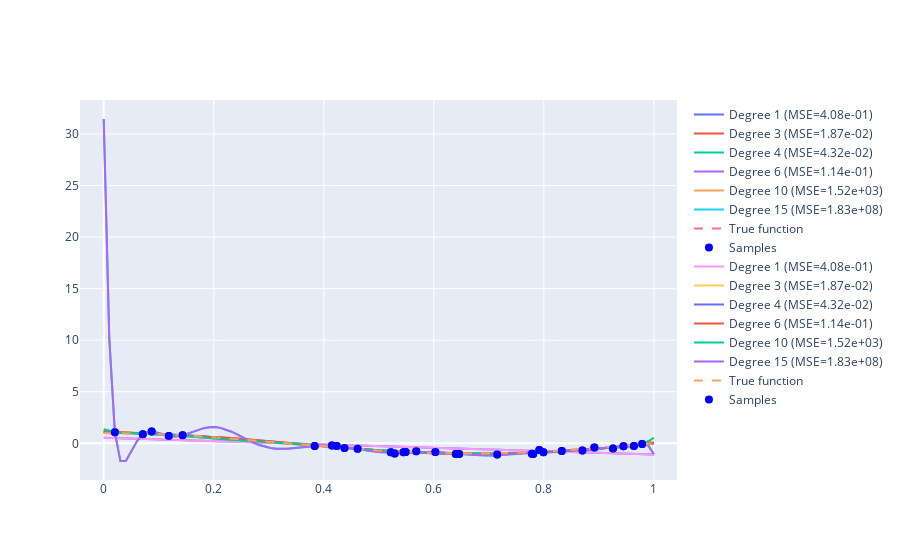

The notebook cell saved with this chart:
### Code cell
fig.add_trace(go.Scatter(x=X_test, y=true_fun(X_test),
              mode='lines', name='True function', line=dict(dash='dash')))
fig.add_trace(go.Scatter(x=X, y=y, mode='markers',
              name='Samples', marker=dict(size=8, color='blue')))


fig.show()
